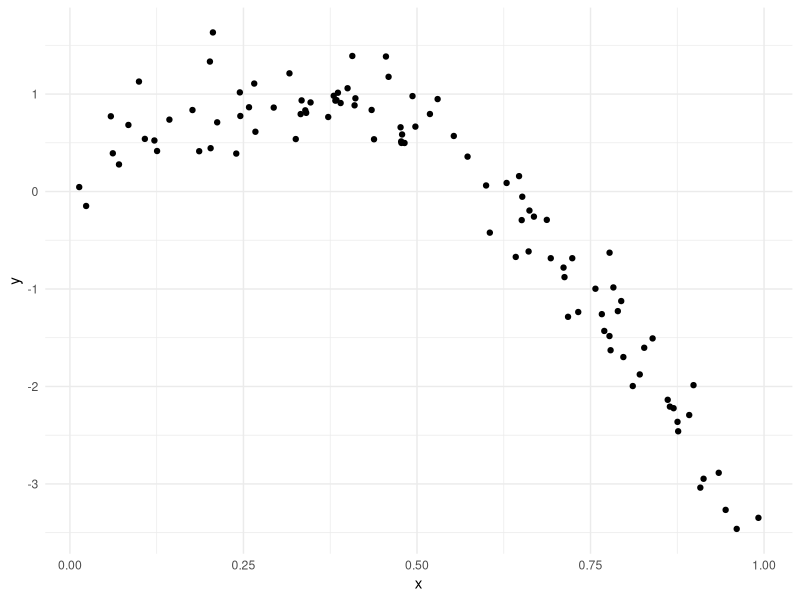
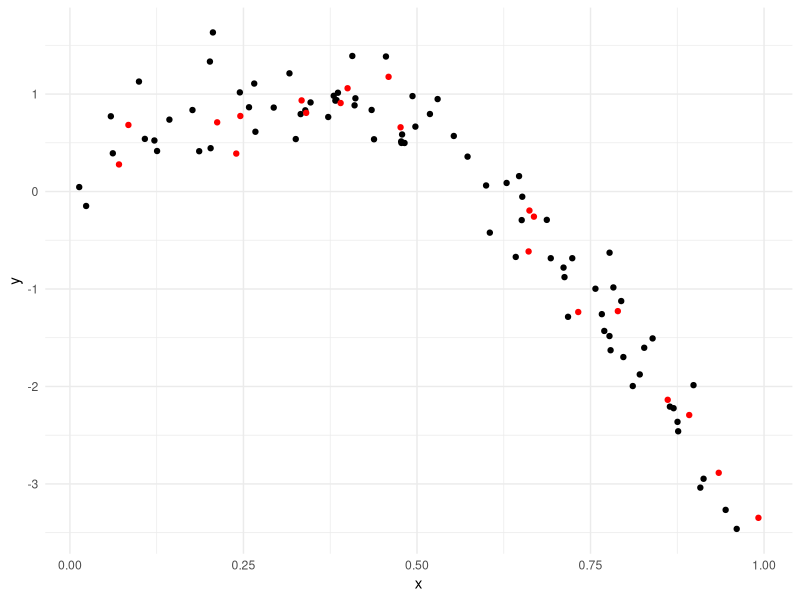
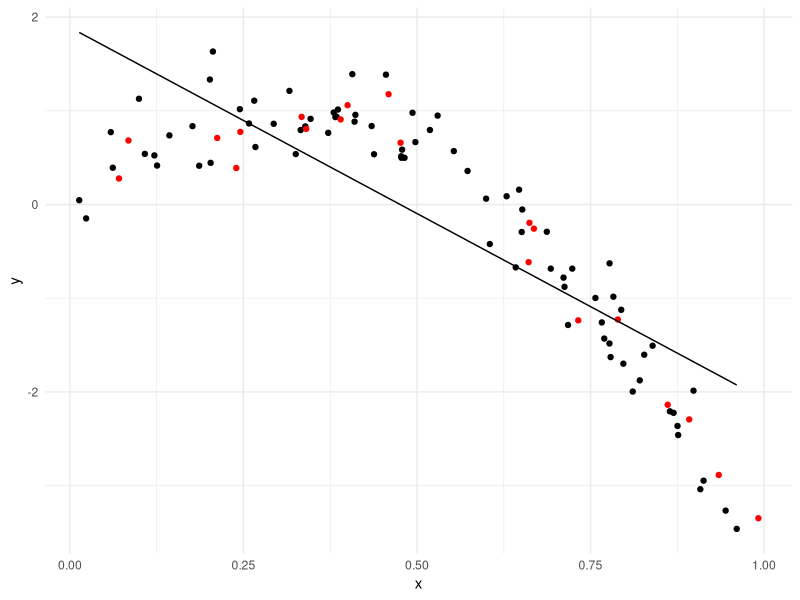
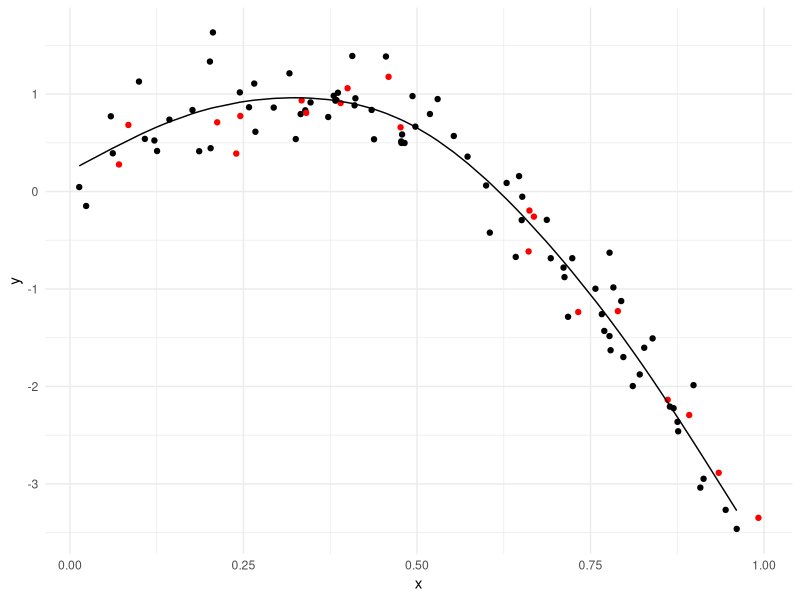
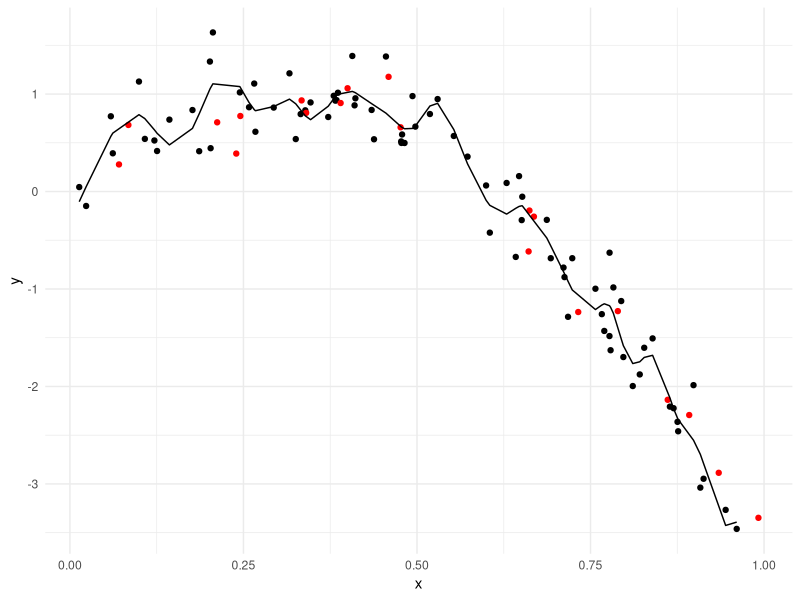

Generate these figures, in order, with R:
## ---- chunk 1
library(tidyverse)
library(modelr)

set.seed(1)

knitr::opts_chunk$set(
  fig.width = 6,
  fig.asp = .6,
  out.width = "90%"
)

theme_set(theme_minimal() + theme(legend.position = "bottom"))

options(
  ggplot2.continuous.colour = "viridis",
  ggplot2.continuous.fill = "viridis"
)

scale_colour_discrete = scale_colour_viridis_d
scale_fill_discrete = scale_fill_viridis_d
## ---- chunk 2
nonlin_df = 
  tibble(
    id = 1:100,
    x = runif(100, 0, 1),
    y = 1 - 10 * (x - .3) ^ 2 + rnorm(100, 0, .3)
  )

nonlin_df |> 
  ggplot(aes(x = x, y = y)) + 
  geom_point()
## ---- chunk 3
train_df = sample_n(nonlin_df, 80)
test_df = anti_join(nonlin_df, train_df, by = "id")
## ---- chunk 4
train_df |> 
  ggplot(aes(x = x, y = y)) +
  geom_point() +
  geom_point(data = test_df, color = "red")
## ---- chunk 5
linear_mod = lm(y ~ x, data = train_df)
smooth_mod = mgcv::gam(y ~ s(x), data = train_df)
wiggly_mod = mgcv::gam(y ~ s(x, k = 30, sp = 10e-6), data = train_df)
## ---- chunk 6
# linear 

train_df |> 
  modelr::add_predictions(linear_mod) |> 
  ggplot(aes(x = x, y = y)) +
  geom_point() +
  geom_point(data = test_df, color = "red") +
  geom_line(aes(y = pred))

# smooth

train_df |> 
  modelr::add_predictions(smooth_mod) |> 
  ggplot(aes(x = x, y = y)) +
  geom_point() +
  geom_point(data = test_df, color = "red") +
  geom_line(aes(y = pred))

# wiggly

train_df |> 
  modelr::add_predictions(wiggly_mod) |> 
  ggplot(aes(x = x, y = y)) +
  geom_point() +
  geom_point(data = test_df, color = "red") +
  geom_line(aes(y = pred))
## ---- chunk 7
rmse(linear_mod, train_df)
rmse(smooth_mod, train_df)
rmse(wiggly_mod, train_df) # lowest = best

rmse(linear_mod, test_df)
rmse(smooth_mod, test_df) # lowest = best
rmse(wiggly_mod, test_df)
